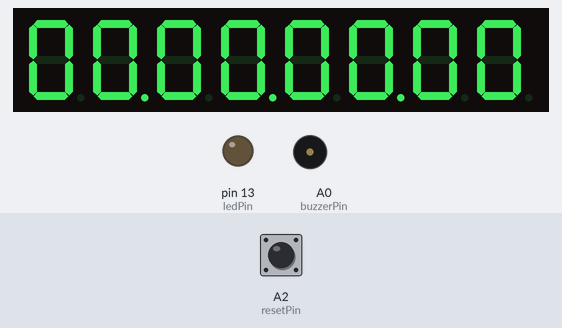
Recording of a sketch running on a simulated Arduino Uno, built with avr-gcc and run on an emulated ATmega328P. Parts: 8-digit seven-segment display, output pins drawn as LEDs (lit = HIGH), buzzer (waves = sounding). The test bench sets the inputs (shaded band); at power-on: A2 (resetPin) HIGH.

Above: at 1.2 s.
1.3 s: A2 (resetPin) pulled LOW for 0.15 s
At 1.5 s:
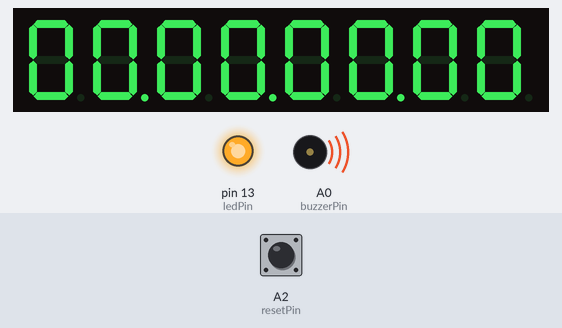
2.0 s: A2 (resetPin) pulled LOW for 1 s
At 2.0 s:
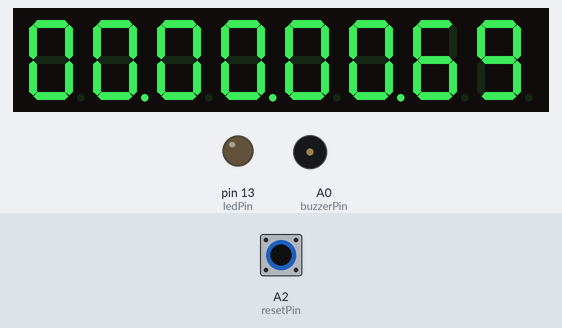
3.6 s: A2 (resetPin) pulled LOW for 0.15 s
At 3.8 s:
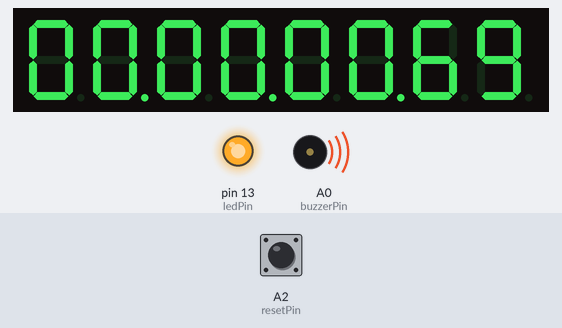
4.3 s: A2 (resetPin) pulled LOW for 1 s
At 6.1 s:
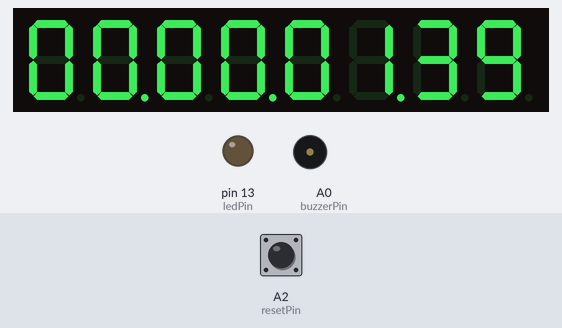
Timing chart, 0 to 6.9 s (numbered marks = the images above; inputs shaded):
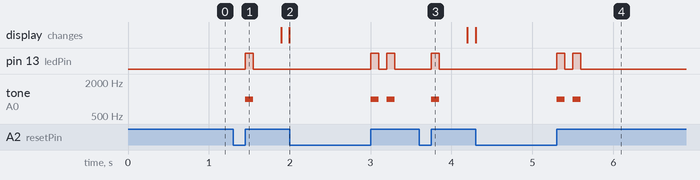

The sketch:

START_STOP_CHRONO.ino
```cpp
#include <LedControl.h>

LedControl lc = LedControl(10, 11, 12, 1);
const int ledPin = 13;    // Pin for the LED
const int buzzerPin = A0; // Pin for the buzzer

int resetPin = A2;
unsigned long previousMillis = 0;
unsigned long currentMillis = 0;
unsigned long elapsedTime = 0;
bool timingStarted = false;

void setup() {
  lc.shutdown(0, false);
  lc.setIntensity(0, 8);
  lc.clearDisplay(0);
  displayTime(0, 0, 0, 0);

  pinMode(resetPin, INPUT_PULLUP);
  pinMode(ledPin, OUTPUT);
}

void loop() {
  currentMillis = millis();

  if (digitalRead(resetPin) == LOW) {
    // Wait for the button to be released to avoid bouncing
    delay(50);
    while (digitalRead(resetPin) == LOW); // Active waiting until the button is released

    if (timingStarted) {
      pauseTimer(); // Pause the timer
    } else {
      startTimer(); // Start the timer
    }
  }

  if (timingStarted) {
    elapsedTime = currentMillis - previousMillis;
    int hours = elapsedTime / 3600000;
    int minutes = (elapsedTime / 60000) % 60;
    int seconds = (elapsedTime / 1000) % 60;
    int milliseconds = elapsedTime % 1000 / 10;

    displayTime(hours, minutes, seconds, milliseconds);

  }
}

void displayTime(int hours, int minutes, int seconds, int milliseconds) {
  lc.setDigit(0, 7, (hours / 10) % 10, false); // Tenth of an hour
  lc.setDigit(0, 6, hours % 10, true);         // Hour
  lc.setDigit(0, 5, (minutes / 10) % 10, false);// Tenth of a minute
  lc.setDigit(0, 4, minutes % 10, true);        // Minute
  lc.setDigit(0, 3, (seconds / 10) % 10, false);// Tenth of a second
  lc.setDigit(0, 2, seconds % 10, true);       // Second
  lc.setDigit(0, 1, (milliseconds / 10) % 10, false);// Tenth of a millisecond
  lc.setDigit(0, 0, milliseconds % 10, false); // Millisecond
}

void pauseTimer() {
  // Blink and beep twice
  for (int i = 0; i < 2; i++) {
    tone(buzzerPin, 1000, 100);
    digitalWrite(ledPin, HIGH);
    delay(100);
    digitalWrite(ledPin, LOW);
    delay(100);
  }
  noTone(buzzerPin);
  timingStarted = false; // Pause the timer
}

void startTimer() {
  // Blink and beep once
  for (int i = 0; i < 1; i++) {
    tone(buzzerPin, 1000, 100);
    digitalWrite(ledPin, HIGH);
    delay(100);
    digitalWrite(ledPin, LOW);
    delay(100);
  }
  noTone(buzzerPin);
  timingStarted = true; // Start the timer
  previousMillis = currentMillis - elapsedTime; // Restart the timer from the current time
}
```

Measured:
- after the input at 1.3 s, pin 13 (ledPin): LOW → HIGH after 0.15 s, → LOW 0.10 s later; tone on A0 (buzzerPin): silent → 1000 Hz after 0.15 s, → silent 0.10 s later
- after the input at 2.0 s, pin 13 (ledPin): alternates HIGH for 0.10 s and LOW for 0.10 s, starting after 1.0 s; tone on A0 (buzzerPin): alternates 1000 Hz for 0.10 s and silent for 0.10 s, starting after 1.0 s
- after the input at 3.6 s, pin 13 (ledPin): LOW → HIGH after 0.15 s, → LOW 0.10 s later; tone on A0 (buzzerPin): silent → 1000 Hz after 0.15 s, → silent 0.10 s later
- after the input at 4.3 s, pin 13 (ledPin): alternates HIGH for 0.10 s and LOW for 0.10 s, 4 changes in all, then stays LOW, starting after 1.0 s; tone on A0 (buzzerPin): alternates 1000 Hz for 0.10 s and silent for 0.10 s, 4 changes in all, then stays silent, starting after 1.0 s
